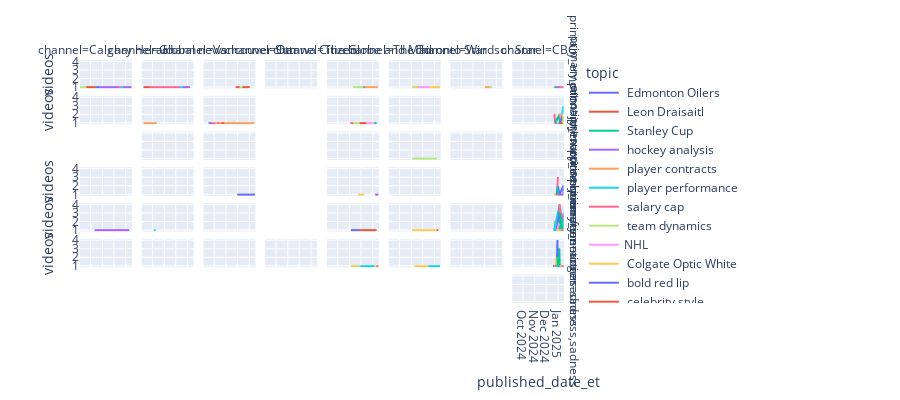

Here is the notebook cell this chart was saved with:
### Code cell
import datetime

emotions_over_time = topics_by_channel.groupby(['published_date_et','primary_emotion','channel','topic'])['videos'].sum().reset_index()
emotions_over_time = emotions_over_time[emotions_over_time['published_date_et']>datetime.date(2024,9,1)]
fig = px.line(emotions_over_time, x='published_date_et',y='videos',color='topic', facet_col='channel', facet_row='primary_emotion',height=400)
fig.show()
